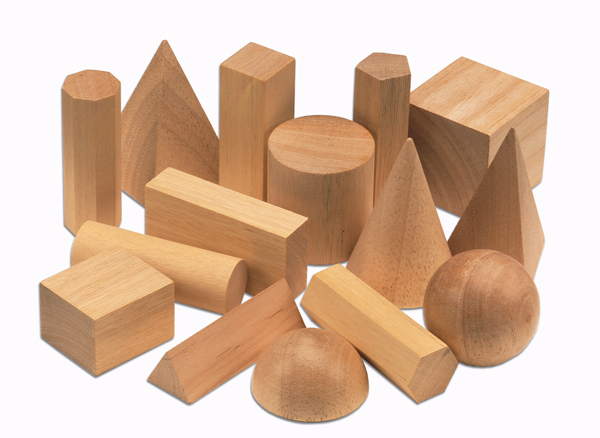
#> input picture images/3dshapes.jpg, 600 x 438 px
$ jupyter execute '03 Gradient, Edge Detection.ipynb'   (older library calls are emulated)
#> lines starting #> are read from the running program, lines starting #| are printed output that depends on the picture; after the words box and inside, x2 and y2 are one past the last pixel; in counts of white or black regions, pixels touching at a corner belong together
[cell 1]
# Edges is found by a rapid change in the image intensity function.
# When you apply derivative, you get the rate of change.
# Since there are two dimensions in an image (x and y),
# we take the partial derivatves with respect to each of the dimensions.
# a = df(x,y) / dx
# b = df(x,y) / dy
# ∇f = [a, b] --> Gradient of the image
# Amount of change is the magnitude of ∇f
# c = sqrt(a^2 + b^2)
# c gives us the edge of the image

[cell 2]
import cv2
import numpy as np
import matplotlib.pyplot as plt

[cell 3]
img = cv2.imread('../images/3dshapes.jpg', 0)
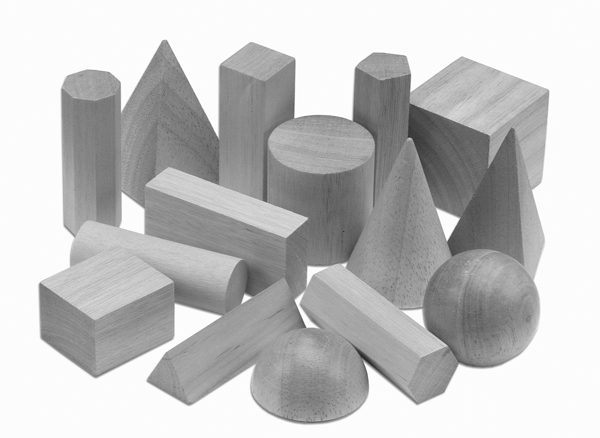
#> img: shape (438, 600); min 41, max 255, mean 193.4

# Differential Operator (Sobel Operator)
# When applied to the image, return the derivatives
x_sobel = [[-1, 0, 1],
          [-2, 0, 2],
          [-1, 0, 1]] / np.float32(8)
y_sobel = np.transpose(x_sobel)

# Model these operators as masks/kernels that compute the image gradient function
x_gradient = cv2.filter2D(img, cv2.CV_64F, x_sobel)
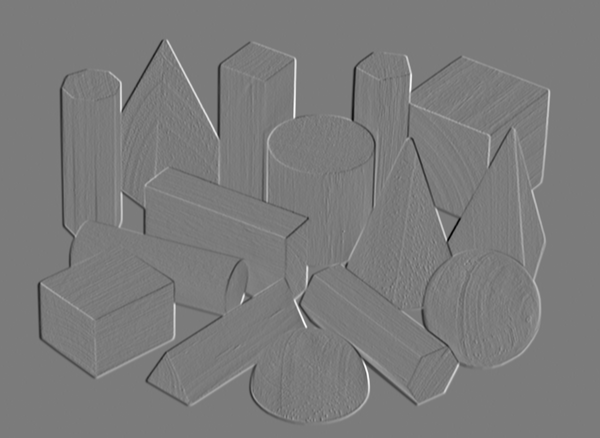
#> x_gradient: shape (438, 600) float64; min -75.38, max 80.12, mean 0; drawn with min black and max white
y_gradient = cv2.filter2D(img, cv2.CV_64F, y_sobel)
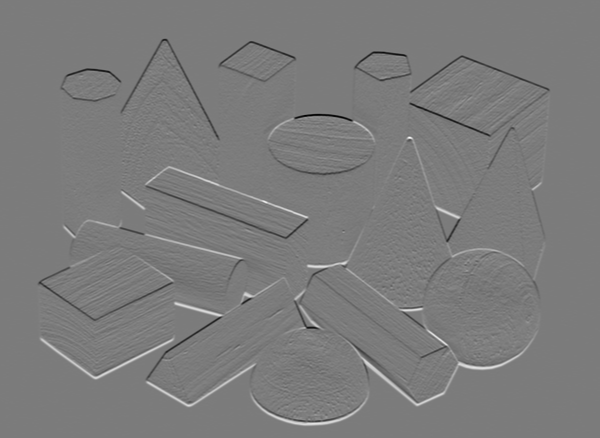
#> y_gradient: shape (438, 600) float64; min -65.12, max 69, mean 0; drawn with min black and max white

# Magnitude of the gradients. c = sqrt(a^2 + b^2)
gradient_magnitude = np.sqrt(x_gradient**2 + y_gradient**2)
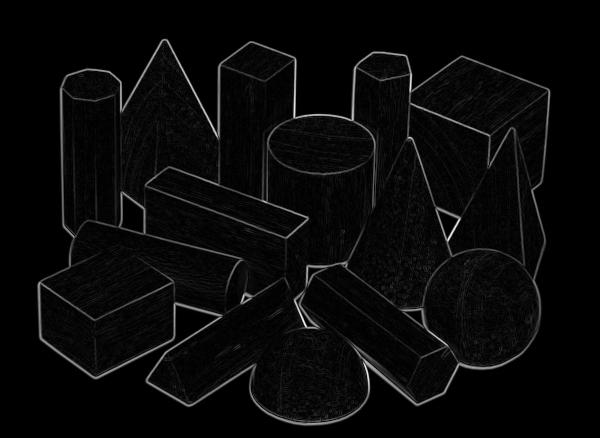
#> gradient_magnitude: shape (438, 600) float64; min 0, max 86.71, mean 3.1; drawn with min black and max white

plt.figure(figsize=(15,10))
plt.subplot(221)
plt.imshow(img, cmap='gray')
plt.title('Original Image'), plt.xticks([]), plt.yticks([])

plt.subplot(222)
plt.imshow(gradient_magnitude, cmap='gray')
plt.title('Gradient Magnitude'), plt.xticks([]), plt.yticks([])

plt.subplot(223)
plt.imshow(x_gradient, cmap='gray')
plt.title('X Gradient'), plt.xticks([]), plt.yticks([])

plt.subplot(224)
plt.imshow(y_gradient, cmap='gray')
plt.title('Y Gradient'), plt.xticks([]), plt.yticks([])
plt.show()

[cell 4]
# Let's use OpenCV Sobel/Scharr function
img = cv2.imread('../images/3dshapes.jpg', 0)

# cv2.Sobel(image, ddepth, dx, dy, kernel size)
# or
# cv2.Scharr(image, ddepth, dx, dy, kernel size)
x_gradient = cv2.Sobel(img, cv2.CV_64F, 1, 0, ksize = 3)
y_gradient = cv2.Sobel(img, cv2.CV_64F, 0, 1, ksize = 3)

# magnitude, angle(in rad) =  cv2.cartToPolar(x, y)
magnitude, _ = cv2.cartToPolar(x_gradient, y_gradient)

plt.figure(figsize=(8,8))
plt.imshow(magnitude, cmap='gray')
plt.title('Sobel'), plt.xticks([]), plt.yticks([])
plt.show()

[cell 5]
# Let's try using Canny Edge Detection

img = cv2.imread('../images/obama.jpg', 0)
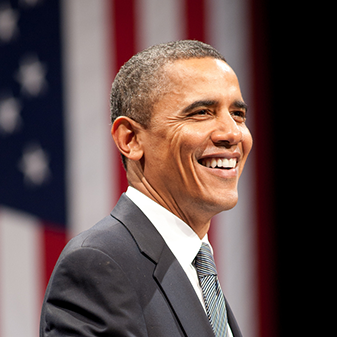
#> input picture images/obama.jpg, 337 x 337 px
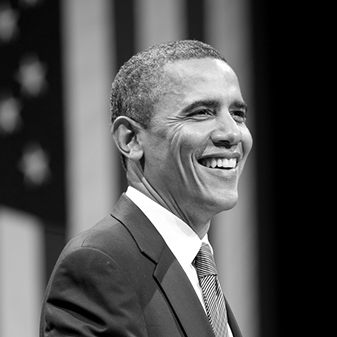
#> img: shape (337, 337); min 0, max 255, mean 82.6

# We blur the image a little bit to get rid of noisy areas
blurred = cv2.GaussianBlur(img, (5, 5), 0)
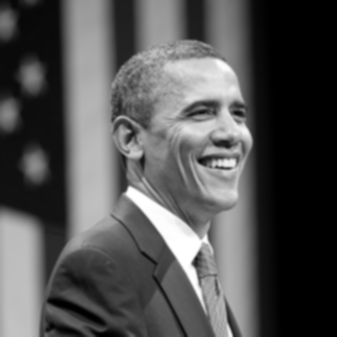
#> blurred: shape (337, 337); min 0, max 255, mean 82.6

# cv2.Canny(image, lower threshold, higher threshold)
img_canny = cv2.Canny(blurred, 100, 150)
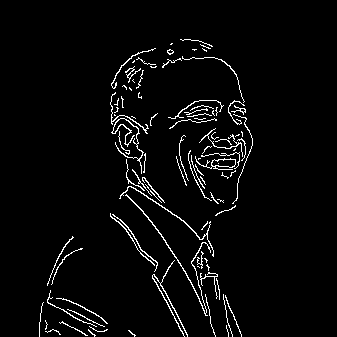
#> img_canny: shape (337, 337); 3.5% white in thin lines or dots, all inside (x1, y1, x2, y2) = (39, 39, 253, 337)

plt.figure(figsize=(14,14))
plt.subplot(121)
plt.imshow(img, cmap='gray'), plt.xticks([]), plt.yticks([])

plt.subplot(122)
plt.imshow(img_canny, cmap='gray'), plt.xticks([]), plt.yticks([])
plt.show()
